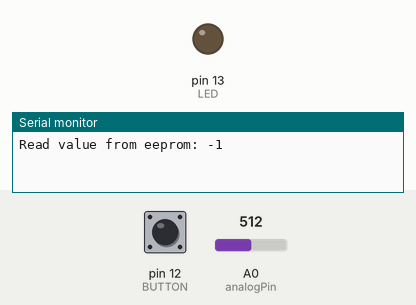
Recording of a sketch running on a simulated Arduino Uno, built with avr-gcc and run on an emulated ATmega328P. Parts: output pins drawn as LEDs (lit = HIGH), the last lines printed to the serial monitor. The inputs (shaded band) are chosen by the test bench; at power-on: pin 12 (BUTTON) HIGH, A0 (analogPin) = 512. EEPROM starts erased.

Above: at 1.3 s.
1.4 s: pin 12 (BUTTON) pulled LOW for 0.6 s
At 3.2 s:
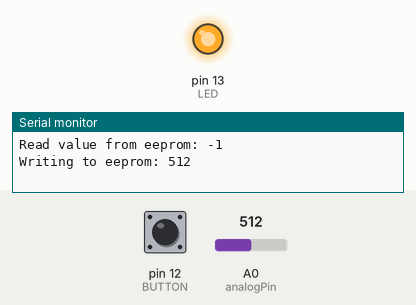
4.4 s: pin 12 (BUTTON) pulled LOW for 3.2 s
At 5.4 s:
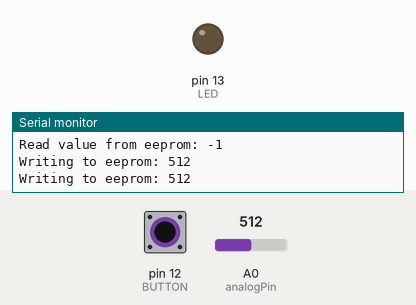
9.1 s: A0 (analogPin) set to 530
At 10.5 s:
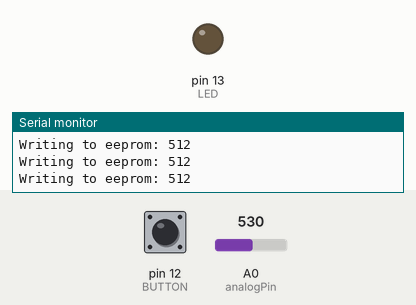
Timing chart, 0 to 12.1 s (numbered marks = the images above; inputs shaded):
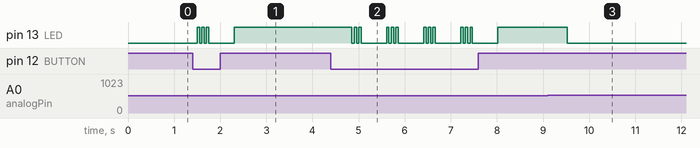

Measured:
- after the input at 1.4 s, pin 13 (LED): LOW → HIGH after 0.10 s, then repeats every 0.10 s: LOW 0.05 s, HIGH 0.05 s
- after the input at 4.4 s, pin 13 (LED): HIGH → LOW after 0.46 s, then repeats every 0.80 s: HIGH 0.05 s, LOW 0.05 s, HIGH 0.05 s, LOW 0.55 s, HIGH 0.05 s, LOW 0.05 s
- after the input at 9.1 s, pin 13 (LED): HIGH → LOW after 0.42 s

The sketch:

parking-assistant.ino
```cpp
#include <EEPROM.h>

int distance = 0;
int distance_to_write = 0;
int latest_reading = 0;

#define BUTTON 12
#define LED 13
#define analogPin 0

void setup() {
  // initialize serial communication at 9600 bits per second:
  Serial.begin(9600);

  pinMode(LED, OUTPUT);
  pinMode(BUTTON, INPUT_PULLUP);

  // Read the 2 byte int from EEPROM addresses zero and one.
  distance = EEPROM.read(0);

  // We need to shift the first byte over 1 byte (8 bits), then Bitwise OR it with the next byte read from eeprom address 1.
  distance = distance << 8;
  distance = distance | EEPROM.read(1);

  Serial.print("Read value from eeprom: ");
  Serial.println(distance);

}

void loop() {
  // put your main code here, to run repeatedly:
  latest_reading = analogRead(analogPin);

  // Is object is in ideal position?
  if(latest_reading <= distance) {
    digitalWrite(LED, HIGH);
  }
  else {
    digitalWrite(LED, LOW);
  }

  // Record current reading to EEPROM
  if (! digitalRead(BUTTON)) {
    // Flash the on-board LED that we are writing to EEPROM
    for (int i = 0; i < 3; i++) {
      digitalWrite(LED, HIGH);
      delay(50);
      digitalWrite(LED, LOW);
      delay(50);
    }

    distance_to_write = analogRead(analogPin);
    distance = distance_to_write;

    Serial.print("Writing to eeprom: ");
    Serial.println(distance);

    // Write the 2 byte int to EEPROM addresses zero and one.
    EEPROM.write(1, (byte) distance_to_write);

    distance_to_write = distance_to_write << 8;
    EEPROM.write(0, (byte) distance_to_write );
  }

  // Pause to slow down the loop a bit since we don't need to take readings very often
  delay(500);

}
```
